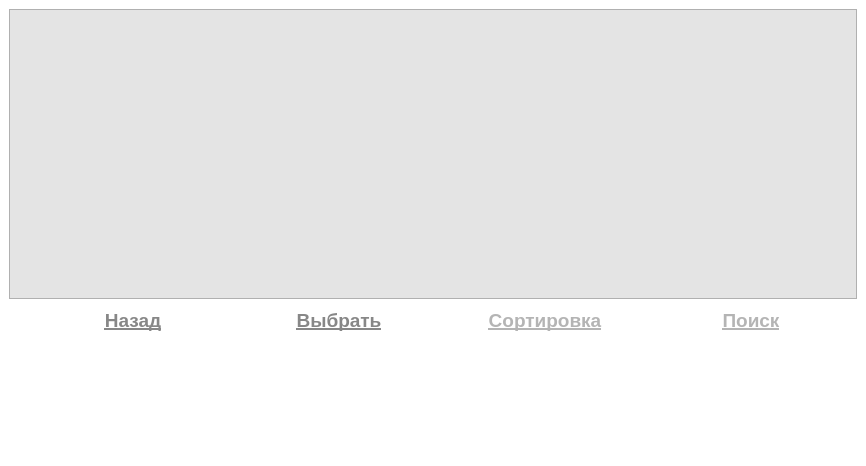
<?xml version="1.0" encoding="UTF-8"?>
<ui version="4.0">
 <class>LstTab</class>
 <widget class="QMainWindow" name="LstTab">
  <property name="geometry">
   <rect>
    <x>0</x>
    <y>0</y>
    <width>774</width>
    <height>466</height>
   </rect>
  </property>
  <property name="palette">
   <palette>
    <active>
     <colorrole role="Base">
      <brush brushstyle="SolidPattern">
       <color alpha="255">
        <red>255</red>
        <green>255</green>
        <blue>255</blue>
       </color>
      </brush>
     </colorrole>
     <colorrole role="Window">
      <brush brushstyle="SolidPattern">
       <color alpha="255">
        <red>255</red>
        <green>255</green>
        <blue>255</blue>
       </color>
      </brush>
     </colorrole>
    </active>
    <inactive>
     <colorrole role="Base">
      <brush brushstyle="SolidPattern">
       <color alpha="255">
        <red>255</red>
        <green>255</green>
        <blue>255</blue>
       </color>
      </brush>
     </colorrole>
     <colorrole role="Window">
      <brush brushstyle="SolidPattern">
       <color alpha="255">
        <red>255</red>
        <green>255</green>
        <blue>255</blue>
       </color>
      </brush>
     </colorrole>
    </inactive>
    <disabled>
     <colorrole role="Base">
      <brush brushstyle="SolidPattern">
       <color alpha="255">
        <red>255</red>
        <green>255</green>
        <blue>255</blue>
       </color>
      </brush>
     </colorrole>
     <colorrole role="Window">
      <brush brushstyle="SolidPattern">
       <color alpha="255">
        <red>255</red>
        <green>255</green>
        <blue>255</blue>
       </color>
      </brush>
     </colorrole>
    </disabled>
   </palette>
  </property>
  <property name="windowTitle">
   <string>MainWindow</string>
  </property>
  <property name="documentMode">
   <bool>false</bool>
  </property>
  <widget class="QWidget" name="centralwidget">
   <property name="sizePolicy">
    <sizepolicy hsizetype="Expanding" vsizetype="Expanding">
     <horstretch>0</horstretch>
     <verstretch>0</verstretch>
    </sizepolicy>
   </property>
   <property name="palette">
    <palette>
     <active>
      <colorrole role="Base">
       <brush brushstyle="SolidPattern">
        <color alpha="255">
         <red>255</red>
         <green>255</green>
         <blue>255</blue>
        </color>
       </brush>
      </colorrole>
      <colorrole role="Window">
       <brush brushstyle="SolidPattern">
        <color alpha="255">
         <red>240</red>
         <green>240</green>
         <blue>240</blue>
        </color>
       </brush>
      </colorrole>
     </active>
     <inactive>
      <colorrole role="Base">
       <brush brushstyle="SolidPattern">
        <color alpha="255">
         <red>255</red>
         <green>255</green>
         <blue>255</blue>
        </color>
       </brush>
      </colorrole>
      <colorrole role="Window">
       <brush brushstyle="SolidPattern">
        <color alpha="255">
         <red>240</red>
         <green>240</green>
         <blue>240</blue>
        </color>
       </brush>
      </colorrole>
     </inactive>
     <disabled>
      <colorrole role="Base">
       <brush brushstyle="SolidPattern">
        <color alpha="255">
         <red>240</red>
         <green>240</green>
         <blue>240</blue>
        </color>
       </brush>
      </colorrole>
      <colorrole role="Window">
       <brush brushstyle="SolidPattern">
        <color alpha="255">
         <red>240</red>
         <green>240</green>
         <blue>240</blue>
        </color>
       </brush>
      </colorrole>
     </disabled>
    </palette>
   </property>
   <layout class="QGridLayout" name="gridLayout">
    <item row="2" column="6">
     <widget class="QPushButton" name="sort">
      <property name="enabled">
       <bool>true</bool>
      </property>
      <property name="sizePolicy">
       <sizepolicy hsizetype="Fixed" vsizetype="Fixed">
        <horstretch>0</horstretch>
        <verstretch>0</verstretch>
       </sizepolicy>
      </property>
      <property name="minimumSize">
       <size>
        <width>200</width>
        <height>0</height>
       </size>
      </property>
      <property name="palette">
       <palette>
        <active>
         <colorrole role="Button">
          <brush brushstyle="SolidPattern">
           <color alpha="255">
            <red>255</red>
            <green>255</green>
            <blue>255</blue>
           </color>
          </brush>
         </colorrole>
         <colorrole role="ButtonText">
          <brush brushstyle="SolidPattern">
           <color alpha="255">
            <red>135</red>
            <green>135</green>
            <blue>135</blue>
           </color>
          </brush>
         </colorrole>
         <colorrole role="Base">
          <brush brushstyle="SolidPattern">
           <color alpha="255">
            <red>255</red>
            <green>255</green>
            <blue>255</blue>
           </color>
          </brush>
         </colorrole>
         <colorrole role="Window">
          <brush brushstyle="SolidPattern">
           <color alpha="255">
            <red>228</red>
            <green>228</green>
            <blue>228</blue>
           </color>
          </brush>
         </colorrole>
        </active>
        <inactive>
         <colorrole role="Button">
          <brush brushstyle="SolidPattern">
           <color alpha="255">
            <red>255</red>
            <green>255</green>
            <blue>255</blue>
           </color>
          </brush>
         </colorrole>
         <colorrole role="ButtonText">
          <brush brushstyle="SolidPattern">
           <color alpha="255">
            <red>180</red>
            <green>180</green>
            <blue>180</blue>
           </color>
          </brush>
         </colorrole>
         <colorrole role="Base">
          <brush brushstyle="SolidPattern">
           <color alpha="255">
            <red>255</red>
            <green>255</green>
            <blue>255</blue>
           </color>
          </brush>
         </colorrole>
         <colorrole role="Window">
          <brush brushstyle="SolidPattern">
           <color alpha="255">
            <red>255</red>
            <green>255</green>
            <blue>255</blue>
           </color>
          </brush>
         </colorrole>
        </inactive>
        <disabled>
         <colorrole role="Button">
          <brush brushstyle="SolidPattern">
           <color alpha="255">
            <red>255</red>
            <green>255</green>
            <blue>255</blue>
           </color>
          </brush>
         </colorrole>
         <colorrole role="ButtonText">
          <brush brushstyle="SolidPattern">
           <color alpha="255">
            <red>180</red>
            <green>180</green>
            <blue>180</blue>
           </color>
          </brush>
         </colorrole>
         <colorrole role="Base">
          <brush brushstyle="SolidPattern">
           <color alpha="255">
            <red>228</red>
            <green>228</green>
            <blue>228</blue>
           </color>
          </brush>
         </colorrole>
         <colorrole role="Window">
          <brush brushstyle="SolidPattern">
           <color alpha="255">
            <red>228</red>
            <green>228</green>
            <blue>228</blue>
           </color>
          </brush>
         </colorrole>
        </disabled>
       </palette>
      </property>
      <property name="font">
       <font>
        <family>Segoe UI</family>
        <pointsize>14</pointsize>
        <weight>75</weight>
        <bold>true</bold>
        <underline>true</underline>
       </font>
      </property>
      <property name="autoFillBackground">
       <bool>true</bool>
      </property>
      <property name="text">
       <string>Сортировка</string>
      </property>
      <property name="autoDefault">
       <bool>false</bool>
      </property>
      <property name="default">
       <bool>false</bool>
      </property>
      <property name="flat">
       <bool>true</bool>
      </property>
     </widget>
    </item>
    <item row="2" column="4">
     <widget class="QPushButton" name="back">
      <property name="sizePolicy">
       <sizepolicy hsizetype="Fixed" vsizetype="Fixed">
        <horstretch>0</horstretch>
        <verstretch>0</verstretch>
       </sizepolicy>
      </property>
      <property name="minimumSize">
       <size>
        <width>200</width>
        <height>0</height>
       </size>
      </property>
      <property name="palette">
       <palette>
        <active>
         <colorrole role="Button">
          <brush brushstyle="SolidPattern">
           <color alpha="255">
            <red>255</red>
            <green>255</green>
            <blue>255</blue>
           </color>
          </brush>
         </colorrole>
         <colorrole role="ButtonText">
          <brush brushstyle="SolidPattern">
           <color alpha="255">
            <red>135</red>
            <green>135</green>
            <blue>135</blue>
           </color>
          </brush>
         </colorrole>
         <colorrole role="Base">
          <brush brushstyle="SolidPattern">
           <color alpha="255">
            <red>255</red>
            <green>255</green>
            <blue>255</blue>
           </color>
          </brush>
         </colorrole>
         <colorrole role="Window">
          <brush brushstyle="SolidPattern">
           <color alpha="255">
            <red>228</red>
            <green>228</green>
            <blue>228</blue>
           </color>
          </brush>
         </colorrole>
        </active>
        <inactive>
         <colorrole role="Button">
          <brush brushstyle="SolidPattern">
           <color alpha="255">
            <red>255</red>
            <green>255</green>
            <blue>255</blue>
           </color>
          </brush>
         </colorrole>
         <colorrole role="ButtonText">
          <brush brushstyle="SolidPattern">
           <color alpha="255">
            <red>135</red>
            <green>135</green>
            <blue>135</blue>
           </color>
          </brush>
         </colorrole>
         <colorrole role="Base">
          <brush brushstyle="SolidPattern">
           <color alpha="255">
            <red>255</red>
            <green>255</green>
            <blue>255</blue>
           </color>
          </brush>
         </colorrole>
         <colorrole role="Window">
          <brush brushstyle="SolidPattern">
           <color alpha="255">
            <red>228</red>
            <green>228</green>
            <blue>228</blue>
           </color>
          </brush>
         </colorrole>
        </inactive>
        <disabled>
         <colorrole role="Button">
          <brush brushstyle="SolidPattern">
           <color alpha="255">
            <red>255</red>
            <green>255</green>
            <blue>255</blue>
           </color>
          </brush>
         </colorrole>
         <colorrole role="ButtonText">
          <brush brushstyle="SolidPattern">
           <color alpha="255">
            <red>120</red>
            <green>120</green>
            <blue>120</blue>
           </color>
          </brush>
         </colorrole>
         <colorrole role="Base">
          <brush brushstyle="SolidPattern">
           <color alpha="255">
            <red>228</red>
            <green>228</green>
            <blue>228</blue>
           </color>
          </brush>
         </colorrole>
         <colorrole role="Window">
          <brush brushstyle="SolidPattern">
           <color alpha="255">
            <red>228</red>
            <green>228</green>
            <blue>228</blue>
           </color>
          </brush>
         </colorrole>
        </disabled>
       </palette>
      </property>
      <property name="font">
       <font>
        <family>Segoe UI</family>
        <pointsize>14</pointsize>
        <weight>75</weight>
        <bold>true</bold>
        <underline>true</underline>
       </font>
      </property>
      <property name="autoFillBackground">
       <bool>true</bool>
      </property>
      <property name="text">
       <string>Назад</string>
      </property>
      <property name="autoDefault">
       <bool>false</bool>
      </property>
      <property name="default">
       <bool>false</bool>
      </property>
      <property name="flat">
       <bool>true</bool>
      </property>
     </widget>
    </item>
    <item row="2" column="0">
     <spacer name="horizontalSpacer">
      <property name="orientation">
       <enum>Qt::Horizontal</enum>
      </property>
      <property name="sizeHint" stdset="0">
       <size>
        <width>40</width>
        <height>20</height>
       </size>
      </property>
     </spacer>
    </item>
    <item row="2" column="7">
     <widget class="QPushButton" name="search">
      <property name="enabled">
       <bool>true</bool>
      </property>
      <property name="sizePolicy">
       <sizepolicy hsizetype="Fixed" vsizetype="Fixed">
        <horstretch>0</horstretch>
        <verstretch>0</verstretch>
       </sizepolicy>
      </property>
      <property name="minimumSize">
       <size>
        <width>200</width>
        <height>0</height>
       </size>
      </property>
      <property name="palette">
       <palette>
        <active>
         <colorrole role="Button">
          <brush brushstyle="SolidPattern">
           <color alpha="255">
            <red>255</red>
            <green>255</green>
            <blue>255</blue>
           </color>
          </brush>
         </colorrole>
         <colorrole role="ButtonText">
          <brush brushstyle="SolidPattern">
           <color alpha="255">
            <red>135</red>
            <green>135</green>
            <blue>135</blue>
           </color>
          </brush>
         </colorrole>
         <colorrole role="Base">
          <brush brushstyle="SolidPattern">
           <color alpha="255">
            <red>255</red>
            <green>255</green>
            <blue>255</blue>
           </color>
          </brush>
         </colorrole>
         <colorrole role="Window">
          <brush brushstyle="SolidPattern">
           <color alpha="255">
            <red>228</red>
            <green>228</green>
            <blue>228</blue>
           </color>
          </brush>
         </colorrole>
        </active>
        <inactive>
         <colorrole role="Button">
          <brush brushstyle="SolidPattern">
           <color alpha="255">
            <red>255</red>
            <green>255</green>
            <blue>255</blue>
           </color>
          </brush>
         </colorrole>
         <colorrole role="ButtonText">
          <brush brushstyle="SolidPattern">
           <color alpha="255">
            <red>180</red>
            <green>180</green>
            <blue>180</blue>
           </color>
          </brush>
         </colorrole>
         <colorrole role="Base">
          <brush brushstyle="SolidPattern">
           <color alpha="255">
            <red>255</red>
            <green>255</green>
            <blue>255</blue>
           </color>
          </brush>
         </colorrole>
         <colorrole role="Window">
          <brush brushstyle="SolidPattern">
           <color alpha="255">
            <red>255</red>
            <green>255</green>
            <blue>255</blue>
           </color>
          </brush>
         </colorrole>
        </inactive>
        <disabled>
         <colorrole role="Button">
          <brush brushstyle="SolidPattern">
           <color alpha="255">
            <red>255</red>
            <green>255</green>
            <blue>255</blue>
           </color>
          </brush>
         </colorrole>
         <colorrole role="ButtonText">
          <brush brushstyle="SolidPattern">
           <color alpha="255">
            <red>180</red>
            <green>180</green>
            <blue>180</blue>
           </color>
          </brush>
         </colorrole>
         <colorrole role="Base">
          <brush brushstyle="SolidPattern">
           <color alpha="255">
            <red>228</red>
            <green>228</green>
            <blue>228</blue>
           </color>
          </brush>
         </colorrole>
         <colorrole role="Window">
          <brush brushstyle="SolidPattern">
           <color alpha="255">
            <red>228</red>
            <green>228</green>
            <blue>228</blue>
           </color>
          </brush>
         </colorrole>
        </disabled>
       </palette>
      </property>
      <property name="font">
       <font>
        <family>Segoe UI</family>
        <pointsize>14</pointsize>
        <weight>75</weight>
        <bold>true</bold>
        <underline>true</underline>
       </font>
      </property>
      <property name="autoFillBackground">
       <bool>true</bool>
      </property>
      <property name="text">
       <string>Поиск</string>
      </property>
      <property name="autoDefault">
       <bool>false</bool>
      </property>
      <property name="default">
       <bool>false</bool>
      </property>
      <property name="flat">
       <bool>true</bool>
      </property>
     </widget>
    </item>
    <item row="6" column="0" colspan="9">
     <spacer name="verticalSpacer">
      <property name="orientation">
       <enum>Qt::Vertical</enum>
      </property>
      <property name="sizeType">
       <enum>QSizePolicy::Fixed</enum>
      </property>
      <property name="sizeHint" stdset="0">
       <size>
        <width>20</width>
        <height>100</height>
       </size>
      </property>
     </spacer>
    </item>
    <item row="2" column="8">
     <spacer name="horizontalSpacer_2">
      <property name="orientation">
       <enum>Qt::Horizontal</enum>
      </property>
      <property name="sizeHint" stdset="0">
       <size>
        <width>40</width>
        <height>20</height>
       </size>
      </property>
     </spacer>
    </item>
    <item row="1" column="0" colspan="9">
     <widget class="QScrollArea" name="scrollArea">
      <property name="palette">
       <palette>
        <active>
         <colorrole role="Base">
          <brush brushstyle="SolidPattern">
           <color alpha="255">
            <red>255</red>
            <green>255</green>
            <blue>255</blue>
           </color>
          </brush>
         </colorrole>
         <colorrole role="Window">
          <brush brushstyle="SolidPattern">
           <color alpha="255">
            <red>228</red>
            <green>228</green>
            <blue>228</blue>
           </color>
          </brush>
         </colorrole>
        </active>
        <inactive>
         <colorrole role="Base">
          <brush brushstyle="SolidPattern">
           <color alpha="255">
            <red>255</red>
            <green>255</green>
            <blue>255</blue>
           </color>
          </brush>
         </colorrole>
         <colorrole role="Window">
          <brush brushstyle="SolidPattern">
           <color alpha="255">
            <red>228</red>
            <green>228</green>
            <blue>228</blue>
           </color>
          </brush>
         </colorrole>
        </inactive>
        <disabled>
         <colorrole role="Base">
          <brush brushstyle="SolidPattern">
           <color alpha="255">
            <red>228</red>
            <green>228</green>
            <blue>228</blue>
           </color>
          </brush>
         </colorrole>
         <colorrole role="Window">
          <brush brushstyle="SolidPattern">
           <color alpha="255">
            <red>228</red>
            <green>228</green>
            <blue>228</blue>
           </color>
          </brush>
         </colorrole>
        </disabled>
       </palette>
      </property>
      <property name="sizeAdjustPolicy">
       <enum>QAbstractScrollArea::AdjustToContents</enum>
      </property>
      <property name="widgetResizable">
       <bool>true</bool>
      </property>
      <widget class="QWidget" name="scrollAreaWidgetContents">
       <property name="geometry">
        <rect>
         <x>0</x>
         <y>0</y>
         <width>758</width>
         <height>291</height>
        </rect>
       </property>
       <property name="palette">
        <palette>
         <active>
          <colorrole role="Base">
           <brush brushstyle="SolidPattern">
            <color alpha="255">
             <red>255</red>
             <green>255</green>
             <blue>255</blue>
            </color>
           </brush>
          </colorrole>
          <colorrole role="Window">
           <brush brushstyle="SolidPattern">
            <color alpha="255">
             <red>228</red>
             <green>228</green>
             <blue>228</blue>
            </color>
           </brush>
          </colorrole>
         </active>
         <inactive>
          <colorrole role="Base">
           <brush brushstyle="SolidPattern">
            <color alpha="255">
             <red>255</red>
             <green>255</green>
             <blue>255</blue>
            </color>
           </brush>
          </colorrole>
          <colorrole role="Window">
           <brush brushstyle="SolidPattern">
            <color alpha="255">
             <red>228</red>
             <green>228</green>
             <blue>228</blue>
            </color>
           </brush>
          </colorrole>
         </inactive>
         <disabled>
          <colorrole role="Base">
           <brush brushstyle="SolidPattern">
            <color alpha="255">
             <red>228</red>
             <green>228</green>
             <blue>228</blue>
            </color>
           </brush>
          </colorrole>
          <colorrole role="Window">
           <brush brushstyle="SolidPattern">
            <color alpha="255">
             <red>228</red>
             <green>228</green>
             <blue>228</blue>
            </color>
           </brush>
          </colorrole>
         </disabled>
        </palette>
       </property>
       <property name="autoFillBackground">
        <bool>true</bool>
       </property>
       <property name="styleSheet">
        <string notr="true"/>
       </property>
       <layout class="QHBoxLayout" name="horizontalLayout">
        <item>
         <layout class="QVBoxLayout" name="verticalLayout"/>
        </item>
        <item>
         <layout class="QVBoxLayout" name="verticalLayout_2"/>
        </item>
        <item>
         <layout class="QVBoxLayout" name="verticalLayout_3"/>
        </item>
       </layout>
      </widget>
     </widget>
    </item>
    <item row="2" column="5">
     <widget class="QPushButton" name="save">
      <property name="sizePolicy">
       <sizepolicy hsizetype="Fixed" vsizetype="Fixed">
        <horstretch>0</horstretch>
        <verstretch>0</verstretch>
       </sizepolicy>
      </property>
      <property name="minimumSize">
       <size>
        <width>200</width>
        <height>0</height>
       </size>
      </property>
      <property name="palette">
       <palette>
        <active>
         <colorrole role="Button">
          <brush brushstyle="SolidPattern">
           <color alpha="255">
            <red>255</red>
            <green>255</green>
            <blue>255</blue>
           </color>
          </brush>
         </colorrole>
         <colorrole role="ButtonText">
          <brush brushstyle="SolidPattern">
           <color alpha="255">
            <red>135</red>
            <green>135</green>
            <blue>135</blue>
           </color>
          </brush>
         </colorrole>
         <colorrole role="Base">
          <brush brushstyle="SolidPattern">
           <color alpha="255">
            <red>255</red>
            <green>255</green>
            <blue>255</blue>
           </color>
          </brush>
         </colorrole>
         <colorrole role="Window">
          <brush brushstyle="SolidPattern">
           <color alpha="255">
            <red>228</red>
            <green>228</green>
            <blue>228</blue>
           </color>
          </brush>
         </colorrole>
        </active>
        <inactive>
         <colorrole role="Button">
          <brush brushstyle="SolidPattern">
           <color alpha="255">
            <red>255</red>
            <green>255</green>
            <blue>255</blue>
           </color>
          </brush>
         </colorrole>
         <colorrole role="ButtonText">
          <brush brushstyle="SolidPattern">
           <color alpha="255">
            <red>135</red>
            <green>135</green>
            <blue>135</blue>
           </color>
          </brush>
         </colorrole>
         <colorrole role="Base">
          <brush brushstyle="SolidPattern">
           <color alpha="255">
            <red>255</red>
            <green>255</green>
            <blue>255</blue>
           </color>
          </brush>
         </colorrole>
         <colorrole role="Window">
          <brush brushstyle="SolidPattern">
           <color alpha="255">
            <red>228</red>
            <green>228</green>
            <blue>228</blue>
           </color>
          </brush>
         </colorrole>
        </inactive>
        <disabled>
         <colorrole role="Button">
          <brush brushstyle="SolidPattern">
           <color alpha="255">
            <red>255</red>
            <green>255</green>
            <blue>255</blue>
           </color>
          </brush>
         </colorrole>
         <colorrole role="ButtonText">
          <brush brushstyle="SolidPattern">
           <color alpha="255">
            <red>120</red>
            <green>120</green>
            <blue>120</blue>
           </color>
          </brush>
         </colorrole>
         <colorrole role="Base">
          <brush brushstyle="SolidPattern">
           <color alpha="255">
            <red>228</red>
            <green>228</green>
            <blue>228</blue>
           </color>
          </brush>
         </colorrole>
         <colorrole role="Window">
          <brush brushstyle="SolidPattern">
           <color alpha="255">
            <red>228</red>
            <green>228</green>
            <blue>228</blue>
           </color>
          </brush>
         </colorrole>
        </disabled>
       </palette>
      </property>
      <property name="font">
       <font>
        <family>Segoe UI</family>
        <pointsize>14</pointsize>
        <weight>75</weight>
        <bold>true</bold>
        <underline>true</underline>
       </font>
      </property>
      <property name="autoFillBackground">
       <bool>true</bool>
      </property>
      <property name="text">
       <string>Выбрать</string>
      </property>
      <property name="flat">
       <bool>true</bool>
      </property>
     </widget>
    </item>
    <item row="4" column="4" colspan="4">
     <widget class="QLabel" name="all">
      <property name="sizePolicy">
       <sizepolicy hsizetype="Expanding" vsizetype="Fixed">
        <horstretch>0</horstretch>
        <verstretch>0</verstretch>
       </sizepolicy>
      </property>
      <property name="minimumSize">
       <size>
        <width>40</width>
        <height>0</height>
       </size>
      </property>
      <property name="font">
       <font>
        <family>Segoe UI</family>
        <pointsize>10</pointsize>
       </font>
      </property>
      <property name="text">
       <string/>
      </property>
      <property name="alignment">
       <set>Qt::AlignCenter</set>
      </property>
     </widget>
    </item>
   </layout>
  </widget>
 </widget>
 <resources/>
 <connections/>
</ui>
